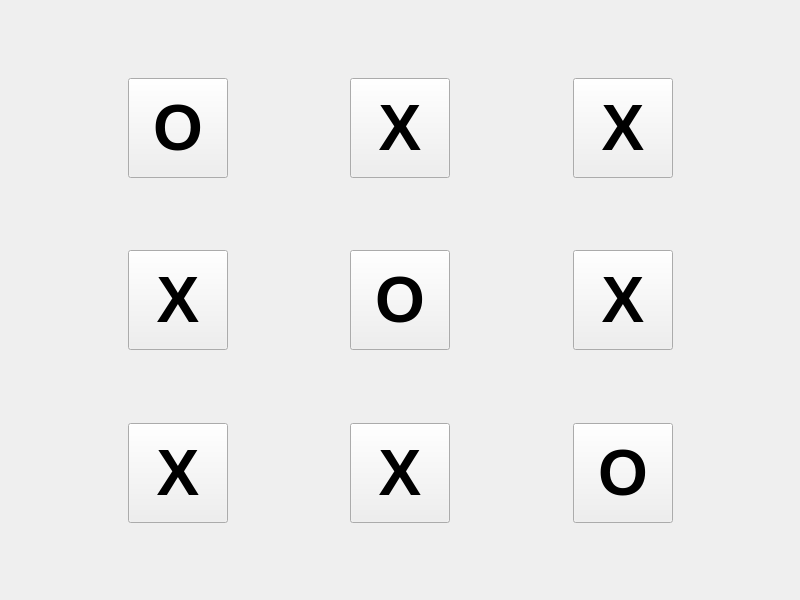
<?xml version="1.0" encoding="UTF-8"?>
<ui version="4.0">
 <class>MidTermUi</class>
 <widget class="QWidget" name="MidTermUi">
  <property name="geometry">
   <rect>
    <x>0</x>
    <y>0</y>
    <width>800</width>
    <height>600</height>
   </rect>
  </property>
  <property name="windowTitle">
   <string>MidTermUi - Tic Tac Toe</string>
  </property>
  <layout class="QVBoxLayout" name="verticalLayout">
   <item>
    <spacer name="verticalSpacer_top">
     <property name="orientation">
      <enum>Qt::Vertical</enum>
     </property>
     <property name="sizeHint" stdset="0">
      <size>
       <width>20</width>
       <height>40</height>
      </size>
     </property>
    </spacer>
   </item>
   <item>
    <layout class="QHBoxLayout" name="horizontalLayout_row1">
     <item>
      <spacer name="horizontalSpacer_left1">
       <property name="orientation">
        <enum>Qt::Horizontal</enum>
       </property>
       <property name="sizeHint" stdset="0">
        <size>
         <width>40</width>
         <height>20</height>
        </size>
       </property>
      </spacer>
     </item>
     <item>
      <widget class="QPushButton" name="button_0_0">
       <property name="minimumSize">
        <size>
         <width>100</width>
         <height>100</height>
        </size>
       </property>
       <property name="font">
        <font>
         <pointsize>48</pointsize>
         <weight>75</weight>
         <bold>true</bold>
        </font>
       </property>
       <property name="text">
        <string>O</string>
       </property>
      </widget>
     </item>
     <item>
      <spacer name="horizontalSpacer_middle1">
       <property name="orientation">
        <enum>Qt::Horizontal</enum>
       </property>
       <property name="sizeHint" stdset="0">
        <size>
         <width>20</width>
         <height>20</height>
        </size>
       </property>
      </spacer>
     </item>
     <item>
      <widget class="QPushButton" name="button_0_1">
       <property name="minimumSize">
        <size>
         <width>100</width>
         <height>100</height>
        </size>
       </property>
       <property name="font">
        <font>
         <pointsize>48</pointsize>
         <weight>75</weight>
         <bold>true</bold>
        </font>
       </property>
       <property name="text">
        <string>X</string>
       </property>
      </widget>
     </item>
     <item>
      <spacer name="horizontalSpacer_middle2">
       <property name="orientation">
        <enum>Qt::Horizontal</enum>
       </property>
       <property name="sizeHint" stdset="0">
        <size>
         <width>20</width>
         <height>20</height>
        </size>
       </property>
      </spacer>
     </item>
     <item>
      <widget class="QPushButton" name="button_0_2">
       <property name="minimumSize">
        <size>
         <width>100</width>
         <height>100</height>
        </size>
       </property>
       <property name="font">
        <font>
         <pointsize>48</pointsize>
         <weight>75</weight>
         <bold>true</bold>
        </font>
       </property>
       <property name="text">
        <string>X</string>
       </property>
      </widget>
     </item>
     <item>
      <spacer name="horizontalSpacer_right1">
       <property name="orientation">
        <enum>Qt::Horizontal</enum>
       </property>
       <property name="sizeHint" stdset="0">
        <size>
         <width>40</width>
         <height>20</height>
        </size>
       </property>
      </spacer>
     </item>
    </layout>
   </item>
   <item>
    <spacer name="verticalSpacer_1">
     <property name="orientation">
      <enum>Qt::Vertical</enum>
     </property>
     <property name="sizeHint" stdset="0">
      <size>
       <width>20</width>
       <height>20</height>
      </size>
     </property>
    </spacer>
   </item>
   <item>
    <layout class="QHBoxLayout" name="horizontalLayout_row2">
     <item>
      <spacer name="horizontalSpacer_left2">
       <property name="orientation">
        <enum>Qt::Horizontal</enum>
       </property>
       <property name="sizeHint" stdset="0">
        <size>
         <width>40</width>
         <height>20</height>
        </size>
       </property>
      </spacer>
     </item>
     <item>
      <widget class="QPushButton" name="button_1_0">
       <property name="minimumSize">
        <size>
         <width>100</width>
         <height>100</height>
        </size>
       </property>
       <property name="font">
        <font>
         <pointsize>48</pointsize>
         <weight>75</weight>
         <bold>true</bold>
        </font>
       </property>
       <property name="text">
        <string>X</string>
       </property>
      </widget>
     </item>
     <item>
      <spacer name="horizontalSpacer_middle3">
       <property name="orientation">
        <enum>Qt::Horizontal</enum>
       </property>
       <property name="sizeHint" stdset="0">
        <size>
         <width>20</width>
         <height>20</height>
        </size>
       </property>
      </spacer>
     </item>
     <item>
      <widget class="QPushButton" name="button_1_1">
       <property name="minimumSize">
        <size>
         <width>100</width>
         <height>100</height>
        </size>
       </property>
       <property name="font">
        <font>
         <pointsize>48</pointsize>
         <weight>75</weight>
         <bold>true</bold>
        </font>
       </property>
       <property name="text">
        <string>O</string>
       </property>
      </widget>
     </item>
     <item>
      <spacer name="horizontalSpacer_middle4">
       <property name="orientation">
        <enum>Qt::Horizontal</enum>
       </property>
       <property name="sizeHint" stdset="0">
        <size>
         <width>20</width>
         <height>20</height>
        </size>
       </property>
      </spacer>
     </item>
     <item>
      <widget class="QPushButton" name="button_1_2">
       <property name="minimumSize">
        <size>
         <width>100</width>
         <height>100</height>
        </size>
       </property>
       <property name="font">
        <font>
         <pointsize>48</pointsize>
         <weight>75</weight>
         <bold>true</bold>
        </font>
       </property>
       <property name="text">
        <string>X</string>
       </property>
      </widget>
     </item>
     <item>
      <spacer name="horizontalSpacer_right2">
       <property name="orientation">
        <enum>Qt::Horizontal</enum>
       </property>
       <property name="sizeHint" stdset="0">
        <size>
         <width>40</width>
         <height>20</height>
        </size>
       </property>
      </spacer>
     </item>
    </layout>
   </item>
   <item>
    <spacer name="verticalSpacer_2">
     <property name="orientation">
      <enum>Qt::Vertical</enum>
     </property>
     <property name="sizeHint" stdset="0">
      <size>
       <width>20</width>
       <height>20</height>
      </size>
     </property>
    </spacer>
   </item>
   <item>
    <layout class="QHBoxLayout" name="horizontalLayout_row3">
     <item>
      <spacer name="horizontalSpacer_left3">
       <property name="orientation">
        <enum>Qt::Horizontal</enum>
       </property>
       <property name="sizeHint" stdset="0">
        <size>
         <width>40</width>
         <height>20</height>
        </size>
       </property>
      </spacer>
     </item>
     <item>
      <widget class="QPushButton" name="button_2_0">
       <property name="minimumSize">
        <size>
         <width>100</width>
         <height>100</height>
        </size>
       </property>
       <property name="font">
        <font>
         <pointsize>48</pointsize>
         <weight>75</weight>
         <bold>true</bold>
        </font>
       </property>
       <property name="text">
        <string>X</string>
       </property>
      </widget>
     </item>
     <item>
      <spacer name="horizontalSpacer_middle5">
       <property name="orientation">
        <enum>Qt::Horizontal</enum>
       </property>
       <property name="sizeHint" stdset="0">
        <size>
         <width>20</width>
         <height>20</height>
        </size>
       </property>
      </spacer>
     </item>
     <item>
      <widget class="QPushButton" name="button_2_1">
       <property name="minimumSize">
        <size>
         <width>100</width>
         <height>100</height>
        </size>
       </property>
       <property name="font">
        <font>
         <pointsize>48</pointsize>
         <weight>75</weight>
         <bold>true</bold>
        </font>
       </property>
       <property name="text">
        <string>X</string>
       </property>
      </widget>
     </item>
     <item>
      <spacer name="horizontalSpacer_middle6">
       <property name="orientation">
        <enum>Qt::Horizontal</enum>
       </property>
       <property name="sizeHint" stdset="0">
        <size>
         <width>20</width>
         <height>20</height>
        </size>
       </property>
      </spacer>
     </item>
     <item>
      <widget class="QPushButton" name="button_2_2">
       <property name="minimumSize">
        <size>
         <width>100</width>
         <height>100</height>
        </size>
       </property>
       <property name="font">
        <font>
         <pointsize>48</pointsize>
         <weight>75</weight>
         <bold>true</bold>
        </font>
       </property>
       <property name="text">
        <string>O</string>
       </property>
      </widget>
     </item>
     <item>
      <spacer name="horizontalSpacer_right3">
       <property name="orientation">
        <enum>Qt::Horizontal</enum>
       </property>
       <property name="sizeHint" stdset="0">
        <size>
         <width>40</width>
         <height>20</height>
        </size>
       </property>
      </spacer>
     </item>
    </layout>
   </item>
   <item>
    <spacer name="verticalSpacer_bottom">
     <property name="orientation">
      <enum>Qt::Vertical</enum>
     </property>
     <property name="sizeHint" stdset="0">
      <size>
       <width>20</width>
       <height>40</height>
      </size>
     </property>
    </spacer>
   </item>
  </layout>
 </widget>
 <resources/>
 <connections/>
</ui>
